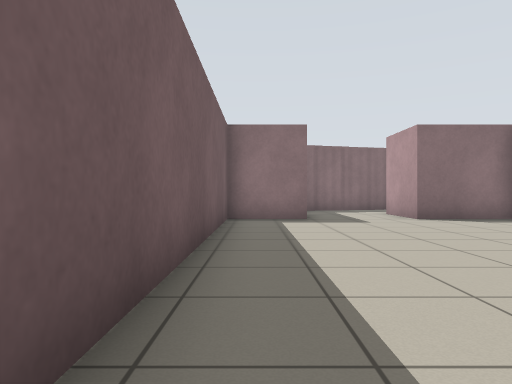
[1] (above)

16 first-person views from a walk through a robot-simulator world made for Stage. The camera is 0.72 m above the floor, looks level and sees 70° across. Floor lines are 1 m apart. The floor is counted in squares, 1 m on a side. Each view is taken from the middle of a square. On the plan, view 1 faces up. The plan holds only what a view shows up to about 11 squares ahead; the rest is blank. Robots are left out.

[2]
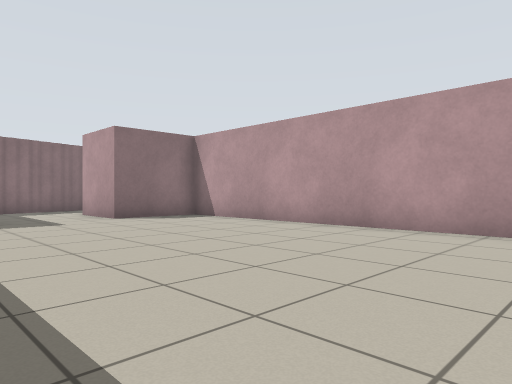

[3]
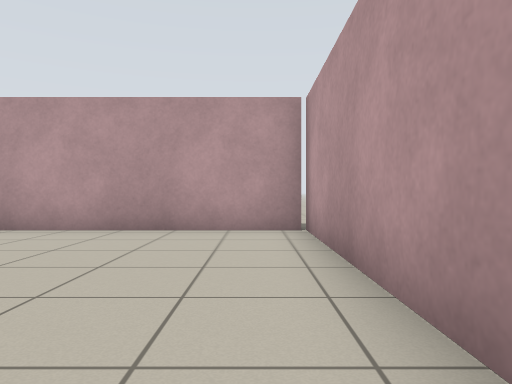

[4]
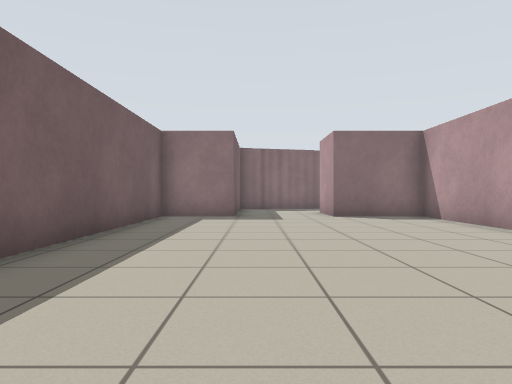

[5]
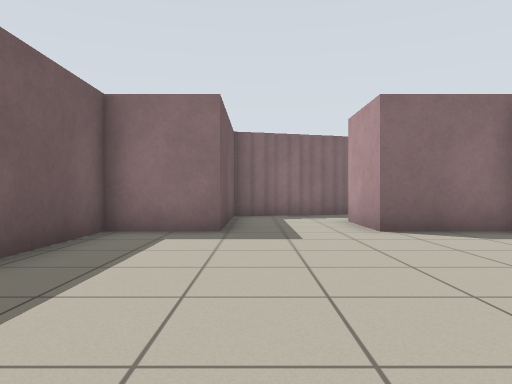

[6]
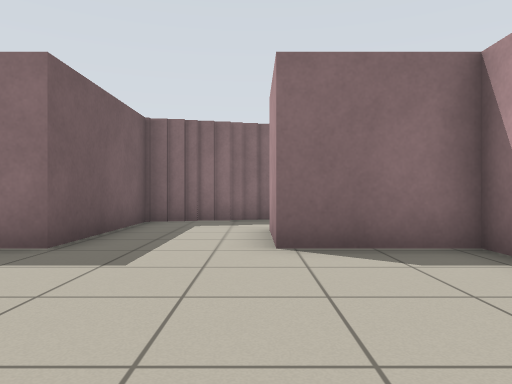

[7]
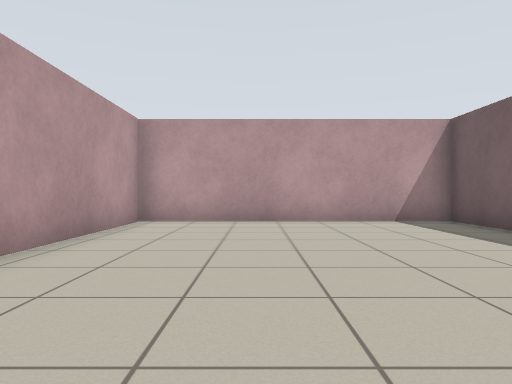

[8]
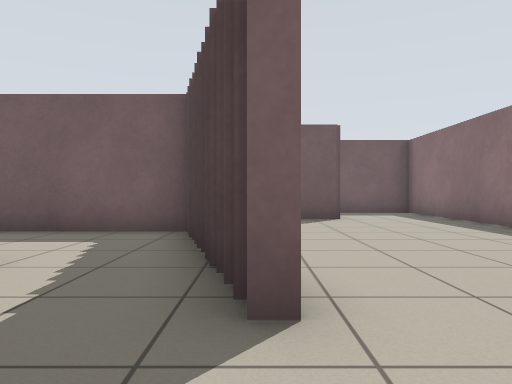

[9]
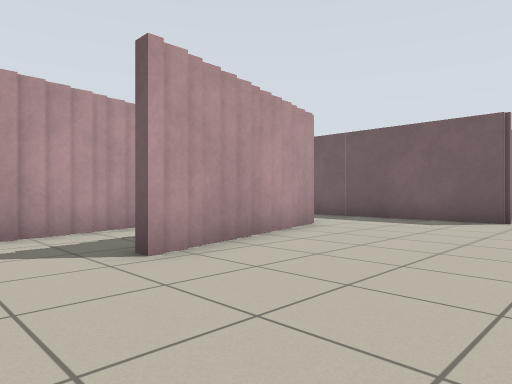

[10]
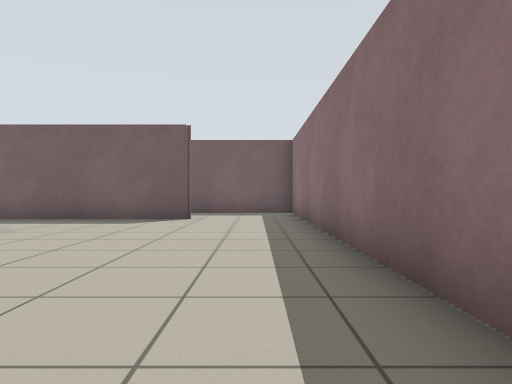

[11]
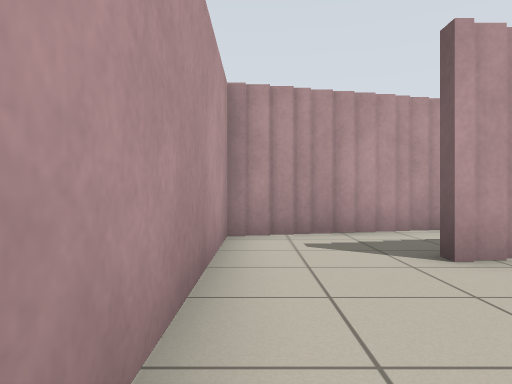

[12]
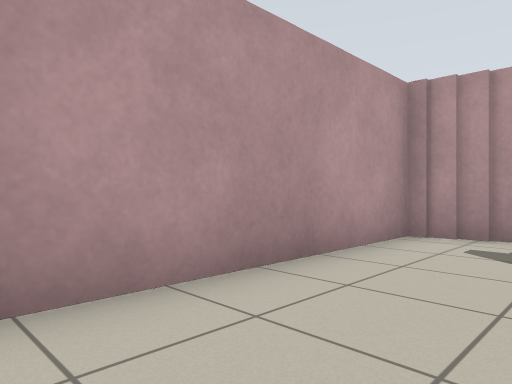

[13]
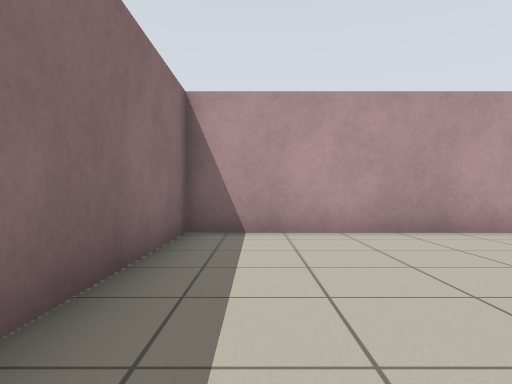

[14]
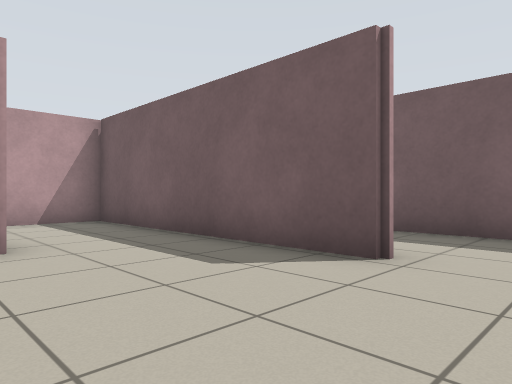

[15]
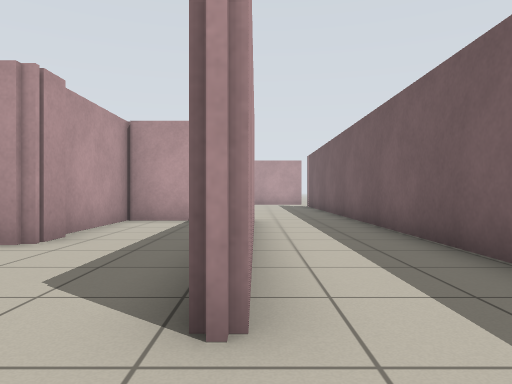

[16]
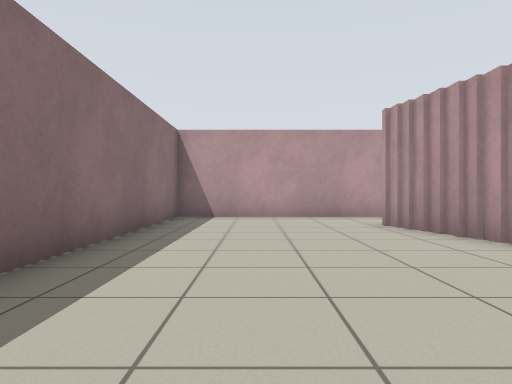

### Floor plan
Ten units are one square. View 1 is at (0, 0); x grows to the right and y downward. Boxes are objects, and circles mark ways between rooms. Rooms are numbered by the first view taken in them; rooms with no view inside come last. Other rooms are left out.
<svg viewBox="-51 -207 141 232">
<path fill="none" stroke="#000" d="M26 -139 14 -139 14 -96 -8 -96 -8 20 69 20 69 -96 43 -96 43 -119M34 -141 25 -141M28 -145 39 -145M38 -147 42 -147M42 -150 51 -150M20 -144 28 -144M44 -144 32 -144M50 -152 60 -152M10 -131 10 -140 16 -140M44 -122 51 -122M51 -124 59 -124M58 -126 71 -126M-17 -174 -17 -99 12 -99 12 -128M70 -128 85 -128 85 -202 -15 -202M-20 -140 -20 -172M-46 -179 -46 -80M-15 -202 -30 -202"/>
<circle cx="30" cy="-130" r="3" fill="#2a7"/>
<circle cx="-20" cy="-185" r="3" fill="#2a7"/>
<text x="30" y="-50">1</text>
<text x="30" y="-160">2</text>
<text x="-40" y="-80">3</text>
</svg>
Room 1 opens to room 2. Room 2 opens to room 3.

Where each view was taken, in squares from view 1:
view 1: 0 up, 0 right, facing up
view 2: 0 up, 0 right, facing up-right
view 3: 1 down, 0 right, facing right
view 4: 1 down, 2 right, facing up
view 5: 3 up, 2 right, facing up
view 6: 5 up, 4 right, facing up
view 7: 7 up, 4 right, facing down
view 8: 15 up, 8 right, facing left
view 9: 19 up, 8 right, facing down-left
view 10: 19 up, 8 right, facing left
view 11: 19 up, 8 right, facing down
view 12: 19 up, 6 right, facing down-right
view 13: 19 up, 2 right, facing right
view 14: 19 up, 2 right, facing down-left
view 15: 19 up, 2 left, facing down
view 16: 18 up, 2 left, facing right
